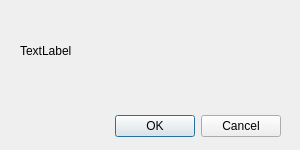
<?xml version="1.0" encoding="UTF-8"?>
<ui version="4.0">
 <class>Messagebox</class>
 <widget class="QDialog" name="Messagebox">
  <property name="geometry">
   <rect>
    <x>0</x>
    <y>0</y>
    <width>300</width>
    <height>150</height>
   </rect>
  </property>
  <property name="minimumSize">
   <size>
    <width>300</width>
    <height>150</height>
   </size>
  </property>
  <property name="maximumSize">
   <size>
    <width>300</width>
    <height>150</height>
   </size>
  </property>
  <property name="windowTitle">
   <string>TITLE</string>
  </property>
  <widget class="QDialogButtonBox" name="buttonBox">
   <property name="geometry">
    <rect>
     <x>30</x>
     <y>110</y>
     <width>251</width>
     <height>32</height>
    </rect>
   </property>
   <property name="orientation">
    <enum>Qt::Horizontal</enum>
   </property>
   <property name="standardButtons">
    <set>QDialogButtonBox::Cancel|QDialogButtonBox::Ok</set>
   </property>
  </widget>
  <widget class="QLabel" name="label_msgbox_text">
   <property name="geometry">
    <rect>
     <x>20</x>
     <y>10</y>
     <width>261</width>
     <height>81</height>
    </rect>
   </property>
   <property name="text">
    <string>TextLabel</string>
   </property>
  </widget>
 </widget>
 <resources/>
 <connections>
  <connection>
   <sender>buttonBox</sender>
   <signal>accepted()</signal>
   <receiver>Messagebox</receiver>
   <slot>accept()</slot>
   <hints>
    <hint type="sourcelabel">
     <x>248</x>
     <y>254</y>
    </hint>
    <hint type="destinationlabel">
     <x>157</x>
     <y>274</y>
    </hint>
   </hints>
  </connection>
  <connection>
   <sender>buttonBox</sender>
   <signal>rejected()</signal>
   <receiver>Messagebox</receiver>
   <slot>reject()</slot>
   <hints>
    <hint type="sourcelabel">
     <x>316</x>
     <y>260</y>
    </hint>
    <hint type="destinationlabel">
     <x>286</x>
     <y>274</y>
    </hint>
   </hints>
  </connection>
 </connections>
</ui>
